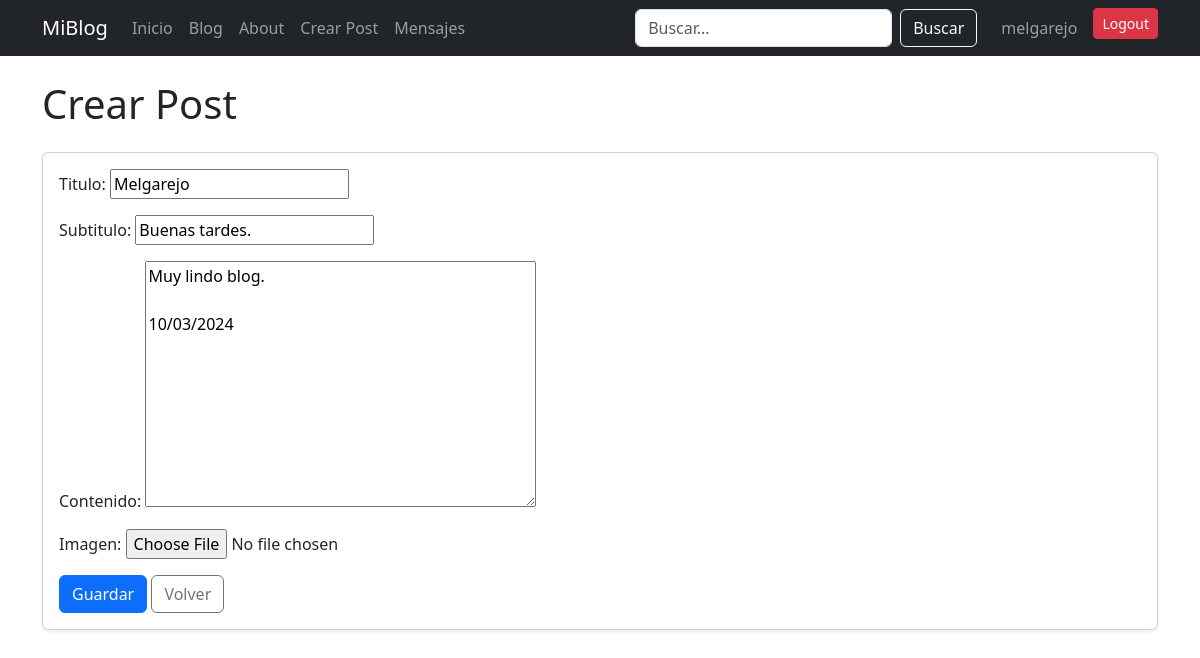
The app's page /pages/editar/1/ (signed in) with its own data.
### mi_app/models.py (models this page shows, shortened)
class Post(models.Model):
    titulo = models.CharField(max_length=100)
    subtitulo = models.CharField(max_length=200)
    contenido = RichTextField()
    imagen = models.ImageField(upload_to='posts/', null=True, blank=True)
    fecha = models.DateField(auto_now_add=True)
    autor = models.ForeignKey(User, on_delete=models.CASCADE, null=True, blank=True)

### mi_app/views.py (the view)
# urls.py: path('pages/editar/<int:id>/', views.editar_post, name='editar_post'),
@login_required
def editar_post(request, id):
    post = get_object_or_404(Post, id=id)
    if post.autor != request.user:
        return redirect('mi_app:inicio')
    if request.method == 'POST':
        form = PostForm(request.POST, request.FILES, instance=post)
        if form.is_valid():
            form.save()
            return redirect('mi_app:detalle_post', id=post.id)
    else:
        form = PostForm(instance=post)
    return render(request, 'mi_app/editar_post.html', {'form': form, 'post': post})

### mi_app/forms.py
class PostForm(forms.ModelForm):
    class Meta:
        model = Post
        fields = ['titulo', 'subtitulo', 'contenido', 'imagen']

### mi_app/templates/mi_app/editar_post.html (shortened to what this page needs)
{% extends 'mi_app/base.html' %}
{% block content %}
<h1 class="mb-4">Crear Post</h1>
<div class="card shadow-sm">
    <div class="card-body">
        <form method="POST" enctype="multipart/form-data">
            {{ form.as_p }}
            <button type="submit" class="btn btn-primary">Guardar</button>
            <a href="{% url 'mi_app:inicio' %}" class="btn btn-outline-secondary">Volver</a>
        </form>
    </div>
</div>
{% endblock %}

### mi_app/templates/mi_app/base.html (shortened to what this page needs)
<!DOCTYPE html>
<html lang="es">
<head>
    <link href="https://cdn.jsdelivr.net/npm/bootstrap@5.3.0/dist/css/bootstrap.min.css" rel="stylesheet">
</head>
<body>
<nav class="navbar navbar-expand-lg navbar-dark bg-dark">
  <div class="container">
    <a class="navbar-brand" href="{% url 'mi_app:home' %}">
        MiBlog
    </a>
    <div class="collapse navbar-collapse" id="navbarNav">
      <ul class="navbar-nav me-auto">
        <li class="nav-item">
          <a class="nav-link" href="{% url 'mi_app:home' %}">Inicio</a>
        </li>
        <li class="nav-item">
          <a class="nav-link" href="{% url 'mi_app:inicio' %}">Blog</a>
        </li>
        <li class="nav-item">
          <a class="nav-link" href="{% url 'mi_app:about' %}">About</a>
        </li>
        {% if user.is_authenticated %}
        <li class="nav-item">
          <a class="nav-link" href="{% url 'mi_app:crear_post' %}">Crear Post</a>
        </li>
        <li class="nav-item">
          <a class="nav-link" href="{% url 'mensajes:inbox' %}">
            Mensajes
          </a>
        </li>
        {% endif %}
      </ul>
      <form class="d-flex me-3" action="{% url 'mi_app:buscar' %}" method="GET">
        <input class="form-control me-2" type="search" name="q" placeholder="Buscar..." aria-label="Buscar">
        <button class="btn btn-outline-light" type="submit">Buscar</button>
      </form>
      <ul class="navbar-nav">
        {% if user.is_authenticated %}
          <li class="nav-item">
            <a class="nav-link" href="{% url 'accounts:perfil' %}">
              {{ user.username }}
            </a>
          </li>
          <li class="nav-item">
            <form action="{% url 'logout' %}" method="post">
                <button class="btn btn-danger btn-sm ms-2">Logout</button>
            </form>
          </li>
        {% endif %}
      </ul>
    </div>
  </div>
</nav>
<div class="container mt-4">
    {% block content %}
    {% endblock %}
</div>
</body>
</html>

### records on screen
Post: titulo "Melgarejo", subtitulo "Buenas tardes.", contenido "Muy lindo blog. 10/03/2024"

### other values on screen
{{ user.username }} "melgarejo"
